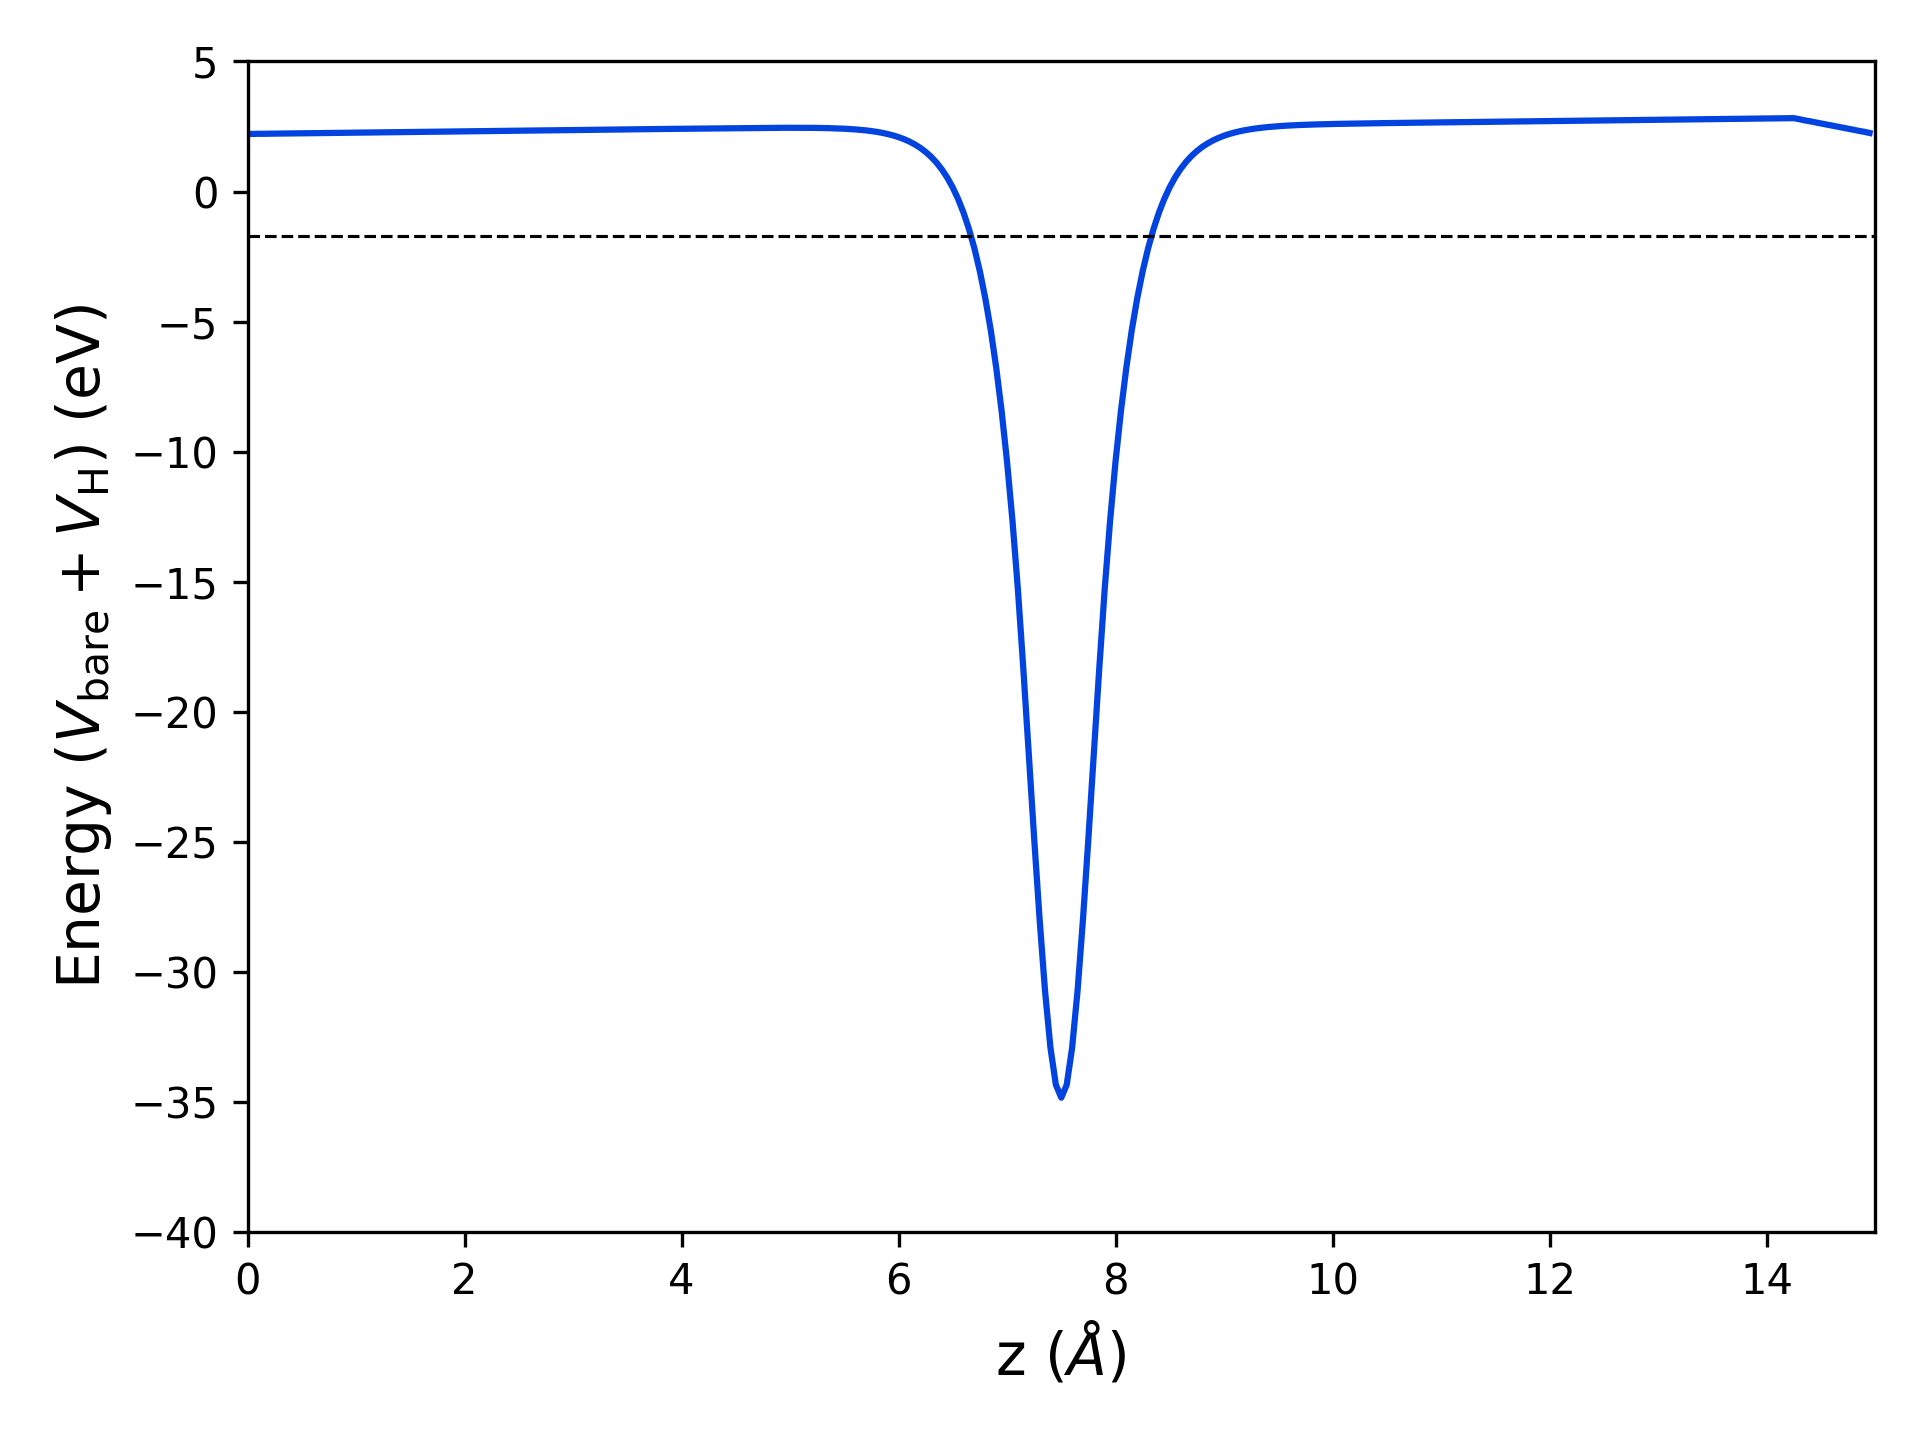

Reproduce this figure in Python.
import matplotlib.pyplot as plt
import numpy as np

# Load data
z, V = np.loadtxt('avg.dat', usecols=(0,1), unpack=True)

au2a = 0.529177249 # Convert a.u. to Angstrom
ry2ev = 13.605698066 # Convert Ry to eV


plt.plot(z*au2a, V*ry2ev, c='xkcd:blue')

#plt.plot(z*au2a, V, c='xkcd:blue')

# Plot a dashed line at zero
plt.axhline(-1.70715730, linestyle='--', linewidth=0.75, color='xkcd:black')

plt.xlim(0, 15)
plt.ylim(-40, 5)

#plt.ylim(-4, 4)

plt.xlabel('z ($\\AA$)', fontsize=14)
plt.ylabel(r'Energy ($V_{\mathrm{bare}} + V_{\mathrm{H}}$) (eV)', fontsize=14)

#plt.ylabel(r'Energy ($V_{\mathrm{bare}} + V_{\mathrm{H}}$) (Ry)', fontsize=14)

plt.tight_layout()
plt.savefig('potential.png', dpi=300)
